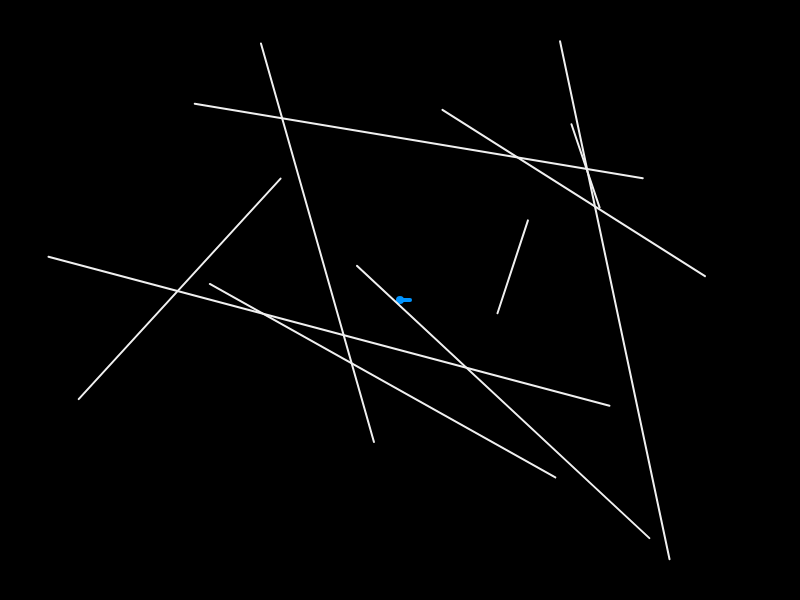
Frame 1 (no input)
Frame 60 (no input): identical to frame 1, image omitted
Frame 120 (the mouse pressed at the canvas centre since frame 60): identical to frame 1, image omitted

The p5.js sketch that drew this single still picture (run headless with seeded random() and noise() and a simulated clock; from frame 60 on, the mouse is pressed at the canvas centre):

// p5.js sketch
// ── sketch.js
let myCar
const myWalls = []

function setup() {
  createCanvas(800, 600)
  myCar = new Car(createVector(width / 2, height / 2))

  for (let i = 0; i < 10; i++) {
    myWalls.push(new Wall(createVector(random(width), random(height)), createVector(random(width), random(height))))
  }
}

function draw() {
  background(0)
  myCar.update()
  myCar.draw()

  strokeWeight(2)
  stroke(240)

  for (let w of myWalls) {
    w.draw()
  }
}

class Car {
  constructor(pos) {
    this.pos = pos
    this.vel = createVector()
    this.acc = createVector()
    this.heading = 0
  }
  draw() {
    stroke(0, 148, 255) // I'm blue
    strokeWeight(8)
    point(this.pos.x, this.pos.y)

    strokeWeight(4)
    let vDir = p5.Vector.fromAngle(this.heading)
    vDir.setMag(10)
    vDir.add(this.pos)
    line(this.pos.x, this.pos.y, vDir.x, vDir.y)
  }

  update() {

    let friction = this.vel.copy()
    friction.mult(-0.1)

    this.acc = createVector(0, 0)
    this.acc.add(friction)

    if (keyIsPressed) {
      if (key == 'ArrowUp') {
        this.accelerate()
      }
      else if (key == 'ArrowDown') {
        this.decelerate()
      }
      else if (key == 'ArrowRight') {
        this.rotateRight()
      }
      else if (key == 'ArrowLeft') {
        this.rotateLeft()
      }

    }
    this.vel.add(this.acc)
    this.pos.add(this.vel)
  }

  accelerate() {
    this.acc = p5.Vector.fromAngle(this.heading)
    this.acc.mult(0.1)
  }
  decelerate() {
    this.acc = p5.Vector.fromAngle(this.heading)
    this.acc.mult(-0.1)
  }
  rotateLeft() {
    this.rotate(-0.1)
  }
  rotateRight() {
    this.rotate(0.1)
  }
  rotate(offset) {
    this.heading += offset
    this.acc.rotate(offset)
    this.vel.rotate(offset)

  }
}

class Wall {
  constructor(start, end) {
    this.start = start
    this.end = end
  }
  draw() {
    line(this.start.x, this.start.y, this.end.x, this.end.y)
  }
}
